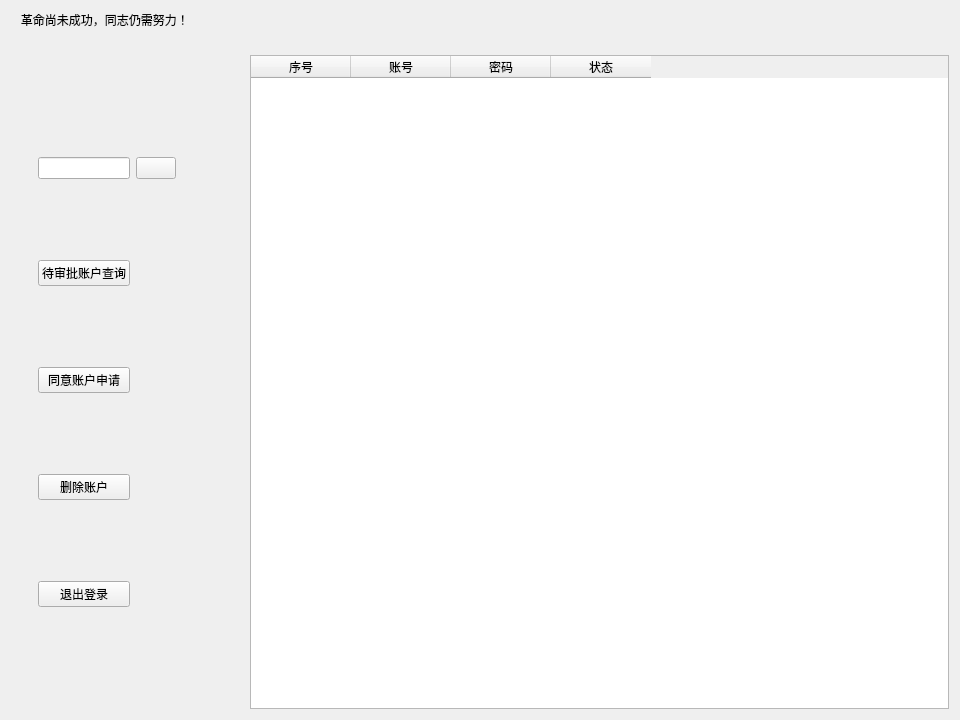
<?xml version="1.0" encoding="UTF-8"?>
<ui version="4.0">
 <class>admin</class>
 <widget class="QWidget" name="admin">
  <property name="geometry">
   <rect>
    <x>0</x>
    <y>0</y>
    <width>960</width>
    <height>720</height>
   </rect>
  </property>
  <property name="windowTitle">
   <string>Form</string>
  </property>
  <layout class="QGridLayout" name="gridLayout_2" columnstretch="1,3">
   <item row="0" column="0" colspan="2">
    <widget class="QWidget" name="widget_6" native="true">
     <layout class="QGridLayout" name="gridLayout_8">
      <property name="leftMargin">
       <number>0</number>
      </property>
      <property name="topMargin">
       <number>0</number>
      </property>
      <property name="rightMargin">
       <number>0</number>
      </property>
      <property name="bottomMargin">
       <number>0</number>
      </property>
      <item row="0" column="0">
       <widget class="QLabel" name="title_label">
        <property name="text">
         <string>   革命尚未成功，同志仍需努力！</string>
        </property>
        <property name="alignment">
         <set>Qt::AlignLeading|Qt::AlignLeft|Qt::AlignVCenter</set>
        </property>
       </widget>
      </item>
     </layout>
    </widget>
   </item>
   <item row="1" column="0">
    <spacer name="verticalSpacer">
     <property name="orientation">
      <enum>Qt::Vertical</enum>
     </property>
     <property name="sizeType">
      <enum>QSizePolicy::Fixed</enum>
     </property>
     <property name="sizeHint" stdset="0">
      <size>
       <width>20</width>
       <height>20</height>
      </size>
     </property>
    </spacer>
   </item>
   <item row="2" column="0">
    <widget class="QWidget" name="widget" native="true">
     <layout class="QGridLayout" name="gridLayout_7">
      <item row="0" column="0">
       <widget class="QWidget" name="tool_widget" native="true">
        <layout class="QGridLayout" name="gridLayout">
         <item row="0" column="0">
          <widget class="QWidget" name="del_btn" native="true">
           <layout class="QGridLayout" name="gridLayout_4">
            <item row="2" column="0">
             <widget class="QPushButton" name="agree_btn">
              <property name="text">
               <string>同意账户申请</string>
              </property>
             </widget>
            </item>
            <item row="3" column="0">
             <widget class="QPushButton" name="pushButton">
              <property name="text">
               <string>删除账户</string>
              </property>
             </widget>
            </item>
            <item row="0" column="0">
             <widget class="QLineEdit" name="search_line"/>
            </item>
            <item row="0" column="1">
             <widget class="QPushButton" name="search_btn">
              <property name="text">
               <string/>
              </property>
              <property name="icon">
               <iconset resource="src.qrc">
                <normaloff>:/img1/img/ser_btn.png</normaloff>:/img1/img/ser_btn.png</iconset>
              </property>
             </widget>
            </item>
            <item row="4" column="0">
             <widget class="QPushButton" name="exit_btn">
              <property name="text">
               <string>退出登录</string>
              </property>
             </widget>
            </item>
            <item row="1" column="0">
             <widget class="QPushButton" name="wait_btn">
              <property name="text">
               <string>待审批账户查询</string>
              </property>
             </widget>
            </item>
            <item row="0" column="2">
             <spacer name="horizontalSpacer_5">
              <property name="orientation">
               <enum>Qt::Horizontal</enum>
              </property>
              <property name="sizeType">
               <enum>QSizePolicy::Fixed</enum>
              </property>
              <property name="sizeHint" stdset="0">
               <size>
                <width>40</width>
                <height>20</height>
               </size>
              </property>
             </spacer>
            </item>
           </layout>
          </widget>
         </item>
        </layout>
       </widget>
      </item>
      <item row="0" column="1">
       <spacer name="horizontalSpacer_7">
        <property name="orientation">
         <enum>Qt::Horizontal</enum>
        </property>
        <property name="sizeType">
         <enum>QSizePolicy::Expanding</enum>
        </property>
        <property name="sizeHint" stdset="0">
         <size>
          <width>40</width>
          <height>20</height>
         </size>
        </property>
       </spacer>
      </item>
     </layout>
    </widget>
   </item>
   <item row="2" column="1">
    <widget class="QTableWidget" name="tableWidget">
     <column>
      <property name="text">
       <string>序号</string>
      </property>
     </column>
     <column>
      <property name="text">
       <string>账号</string>
      </property>
     </column>
     <column>
      <property name="text">
       <string>密码</string>
      </property>
     </column>
     <column>
      <property name="text">
       <string>状态</string>
      </property>
     </column>
    </widget>
   </item>
  </layout>
 </widget>
 <resources>
  <include location="src.qrc"/>
 </resources>
 <connections/>
</ui>
